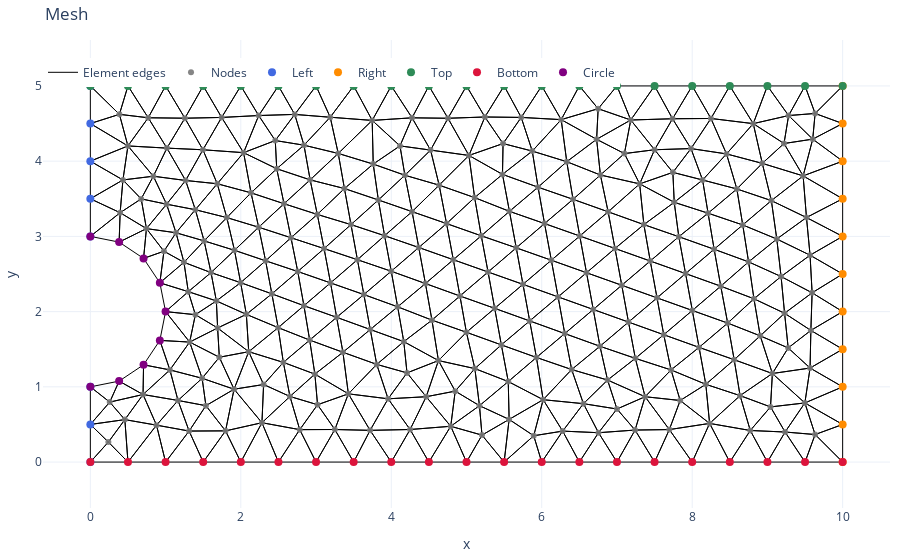

Notebook code cell kept with this figure:
### Code cell
mesh = generate_floor_mesh(width=10.0, height=5.0, radius=1.0, vertical_offset=2.0, mesh_size=0.5)

fig = plot_mesh(mesh.nodes, mesh.elements, mesh.edges)
fig.show()

### Figure 1 — Plotly figure (JSON) as saved in the notebook; plotly's stock layout.template omitted (floating-point values rounded to 4 significant figures; data arrays with more than 128 entries replaced by an {"elided": "..."} marker saying what was removed)
{"data": [{"hoverinfo": "skip", "line": {"color": "black", "width": 1}, "mode": "lines", "name": "Element edges", "type": "scatter", "x": {"elided": "4536 float values"}, "y": {"elided": "4536 float values"}}, {"hovertemplate": "(%{x:.3f}, %{y:.3f})<extra></extra>", "marker": {"color": "rgba(120,120,120,0.9)", "size": 6}, "mode": "markers", "name": "Nodes", "textposition": "top center", "type": "scatter", "x": {"elided": "285 float values"}, "y": {"elided": "285 float values"}}, {"hovertemplate": "left node<extra></extra>", "marker": {"color": "royalblue", "size": 8}, "mode": "markers", "name": "Left", "type": "scatter", "x": [0, 0, -9.418e-15, -9.295e-15, 0, 0, 0, 0], "y": [0, 0.5, 1, 3, 3.5, 4, 4.5, 5]}, {"hovertemplate": "right node<extra></extra>", "marker": {"color": "darkorange", "size": 8}, "mode": "markers", "name": "Right", "type": "scatter", "x": [10, 10, 10, 10, 10, 10, 10, 10, 10, 10, 10], "y": [0, 0.5, 1, 1.5, 2, 2.5, 3, 3.5, 4, 4.5, 5]}, {"hovertemplate": "top node<extra></extra>", "marker": {"color": "seagreen", "size": 8}, "mode": "markers", "name": "Top", "type": "scatter", "x": [0, 0.5, 1, 1.5, 2, 2.5, 3, 3.5, 4, 4.5, 5, 5.5, 6, 6.5, 7, 7.5, 8, 8.5, 9, 9.5, 10], "y": [5, 5, 5, 5, 5, 5, 5, 5, 5, 5, 5, 5, 5, 5, 5, 5, 5, 5, 5, 5, 5]}, {"hovertemplate": "bottom node<extra></extra>", "marker": {"color": "crimson", "size": 8}, "mode": "markers", "name": "Bottom", "type": "scatter", "x": [0, 0.5, 1, 1.5, 2, 2.5, 3, 3.5, 4, 4.5, 5, 5.5, 6, 6.5, 7, 7.5, 8, 8.5, 9, 9.5, 10], "y": [0, 0, 0, 0, 0, 0, 0, 0, 0, 0, 0, 0, 0, 0, 0, 0, 0, 0, 0, 0, 0]}, {"hovertemplate": "circle node<extra></extra>", "marker": {"color": "purple", "size": 8}, "mode": "markers", "name": "Circle", "type": "scatter", "x": [-9.418e-15, 0.3827, 0.7071, 0.9239, 1, 0.9239, 0.7071, 0.3827, -9.295e-15], "y": [1, 1.076, 1.293, 1.617, 2, 2.383, 2.707, 2.924, 3]}], "layout": {"dragmode": "pan", "legend": {"orientation": "h", "x": 0, "xanchor": "left", "y": 0.9, "yanchor": "bottom"}, "margin": {"b": 10, "l": 10, "r": 10, "t": 40}, "title": {"text": "Mesh"}, "xaxis": {"scaleanchor": "y", "scaleratio": 1, "title": {"text": "x"}, "zeroline": false}, "yaxis": {"title": {"text": "y"}, "zeroline": false}}}
